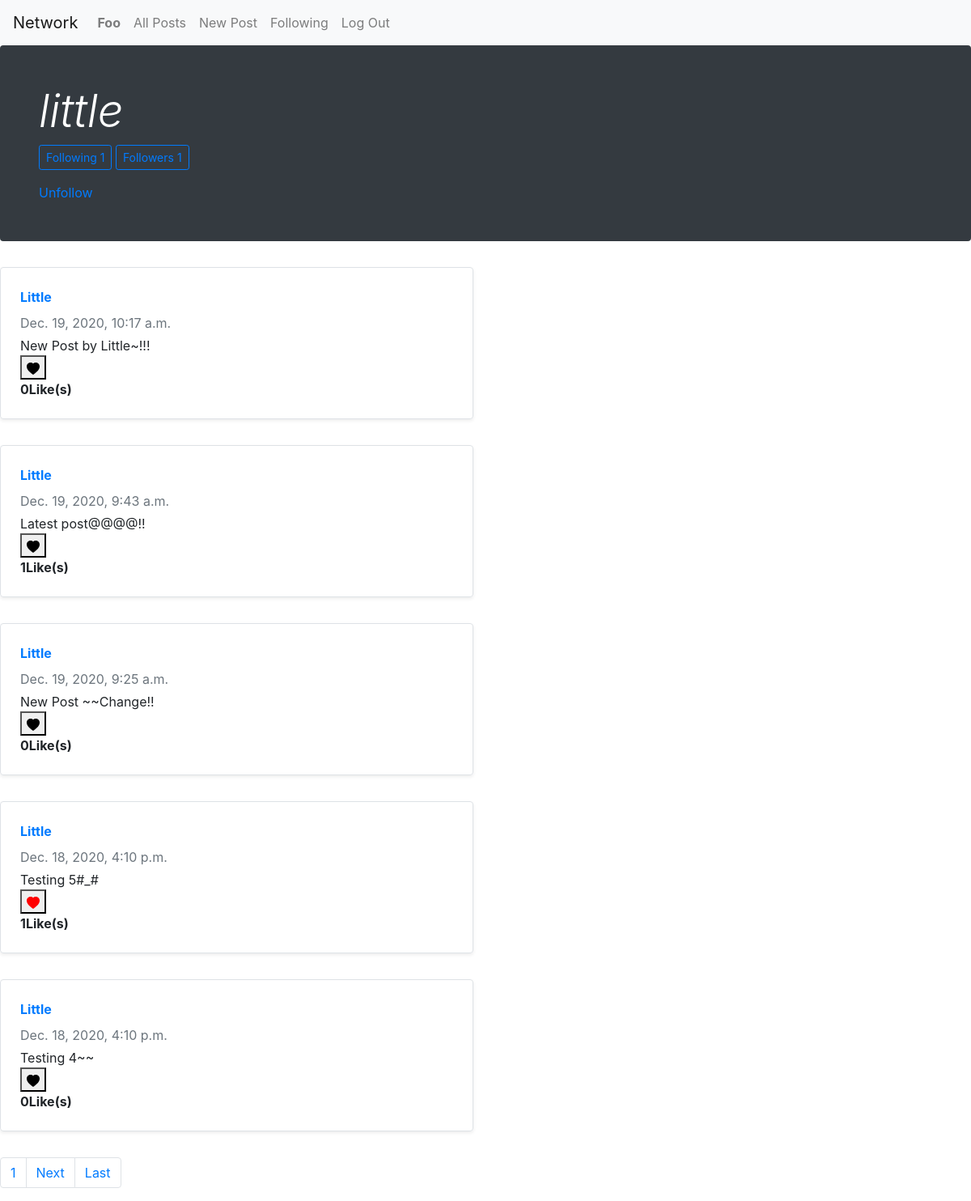
Screenshot of /profile/little (signed in) with the database file from the repository.
### network/models.py (models this page shows, shortened)
class User(AbstractUser):
    pass

class Post(models.Model):
    post_text = models.CharField(max_length=300, blank=True, null=True)
    pub_date = models.DateTimeField("date posted", auto_now_add=True)
    author = models.ForeignKey(User, on_delete=models.CASCADE, related_name="tweeter")
    likes = models.ManyToManyField(User, related_name="post_like")
    class Meta:
        ordering = ['-pub_date']

### network/views.py (the view)
# urls.py: path("profile/<str:name>", views.profile, name="profile"),
@login_required(login_url = '/login')
def profile(request, name):
    profile_user = User.objects.get(username = name)
    profile_user_id = profile_user.id
    profile_user_posts = Post.objects.filter(author = profile_user_id)
    paginator = Paginator(profile_user_posts, 5)
    page_number = request.GET.get('page')
    page_obj = paginator.get_page(page_number)
    profile_following = Follow.objects.get(user = profile_user_id).follow_person.all()
    profile_followers = Follow.objects.get(user = profile_user_id).followed.all()
    follow_check = request.user in profile_followers
    liked = Post.objects.filter(likes = request.user)
    return render(request, "network/profile.html", {"page_obj": page_obj, "following":profile_following, "followers": profile_followers, "liked": liked, "profile_user": profile_user, "logged_in_user": request.user, "follow_check": follow_check})

### network/templates/network/profile.html (shortened to what this page needs)
{% extends "network/layout.html" %}
{% load static %}
{% block body %}
    {% if logged_in_user == profile_user %}
    <div class="jumbotron p-4 p-md-5 text-white rounded bg-dark">
        <div class="col-md-6 px-0">
        <h1 class="display-4 font-italic">{{user.username}}</h1>
        <p class="btn btn-sm btn-outline-primary">Following {{following.count}} </p>
        <p class="btn btn-sm btn-outline-primary">Followers {{followers.count}} </p>
        </div>
    </div>
    {% else %}
    <div class="jumbotron p-4 p-md-5 text-white rounded bg-dark">
        <div class="col-md-6 px-0">
            <h1 class="display-4 font-italic">{{ profile_user }}</h1>
            <p class="btn btn-sm btn-outline-primary">Following {{following.count}} </p>
            <p class="btn btn-sm btn-outline-primary">Followers {{followers.count}} </p>
        </div>
        <div class="col-md-6 px-0">
            {% if follow_check %}
                <a href="{% url 'follow_action' profile_user %}"> Unfollow </a>
            {% else %}
                <a href="{% url 'follow_action' profile_user %}"> Follow </a>
            {% endif %}
        </div>
    </div>
    {% endif %}
<div id="detail-view">
{% for post in page_obj %}
    <div class="row mb-2">
        <div class="col-md-6">
        <div class="row no-gutters border rounded overflow-hidden flex-md-row mb-4 shadow-sm h-md-250 position-relative">
            <div class="col p-4 d-flex flex-column position-static">
                <a href="{% url 'profile' post.author %}"><strong class="d-inline-block mb-2 text-primary">{{ post.author|capfirst }}</strong></a>
                <div class="mb-1 text-muted">{{ post.pub_date }}</div>
                <p class="card-text mb-auto" id="post-text-{{ post.id }}">{{ post.post_text }}</p>
                <button type="submit" value="{{ logged_in_user }}" name="post_id" id="like-button-{{ post.id }}" onclick="like('{{post.id}}')" style=width:2em>
                    {% if post in liked %}
                    <svg width="1em" height="1em" viewBox="0 0 16 16" class="bi bi-heart-fill" style=fill:red;  id="like-svg-{{ post.id }}" xmlns="http://www.w3.org/2000/svg" >
                        <path fill-rule="evenodd" d="M8 1.314C12.438-3.248 23.534 4.735 8 15-7.534 4.736 3.562-3.248 8 1.314z"/>
                    </svg>
                    {% else %}
                    <svg width="1em" height="1em" viewBox="0 0 16 16" class="bi bi-heart-fill" style=fill:black;  id="like-svg-{{ post.id }}" xmlns="http://www.w3.org/2000/svg" >
                        <path fill-rule="evenodd" d="M8 1.314C12.438-3.248 23.534 4.735 8 15-7.534 4.736 3.562-3.248 8 1.314z"/>
                    </svg>
                    {% endif %}
                </button>
                <strong id="like-count-{{ post.id }}">{{ post.likes.count }}Like(s)</strong>
            </div>
        </div>
        </div>
    </div>
   {% endfor %}
    <div class="pagination">
        <nav aria-label="Page navigation example">
            <ul class="pagination justify-content-center">
                <li class="page-item"><a class="page-link" href="?page={{ page_obj.number }}">{{ page_obj.number }}</a></li>
                {% if page_obj.has_next %}
                <li class="page-item">
                <a class="page-link" href="?page={{ page_obj.next_page_number }}">Next</a>
                </li>
                <li class="page-item">
                <a class="page-link" href="?page={{ page_obj.paginator.num_pages }}">Last</a>
                </li>
                {% endif %}
            </ul>
        </nav>
    </div>
</div>
{% endblock %}

### network/templates/network/layout.html (shortened to what this page needs)
{% load static %}
<!DOCTYPE html>
<html lang="en">
    <head>
        <link rel="stylesheet" href="https://stackpath.bootstrapcdn.com/bootstrap/4.4.1/css/bootstrap.min.css">
        <link href="{% static 'network/styles.css' %}" rel="stylesheet">
    </head>
    <body>
        <nav class="navbar navbar-expand-lg navbar-light bg-light">
            {% if user.is_authenticated %}
            <a class="navbar-brand" href="{% url 'home' %}">Network</a>
            {% else %}
            <a class="navbar-brand" href="{% url 'login' %}">Network</a>
            {% endif %}
            <div>
              <ul class="navbar-nav mr-auto">
                {% if user.is_authenticated %}
                    <li class="nav-item">
                        <a class="nav-link" href="{% url 'profile' user.username %}"><strong>{{ user.username|capfirst }}</strong></a>
                    </li>
                    <li class="nav-item">
                        <a class="nav-link" href="{% url 'home' %}">All Posts</a>
                    </li>
                    <li class="nav-item">
                        <a class="nav-link" href="{% url 'newpost' %}">New Post</a>
                    </li>
                    <li class="nav-item">
                        <a class="nav-link" href="{% url 'following' %}">Following</a>
                    </li>
                    <li class="nav-item">
                        <a class="nav-link" href="{% url 'logout' %}">Log Out</a>
                    </li>
                {% endif %}
              </ul>
            </div>
          </nav>
        <div class="body">
            {% block body %}
            {% endblock %}
        </div>
    </body>
</html>

### rows the page displays
User: username "Foo"
User: username "little"
Post: author "Little", pub_date "Dec. 19, 2020, 10:17 a.m.", post_text "New Post by Little~!!!", likes.count "0"
Post: author "Little", pub_date "Dec. 19, 2020, 9:43 a.m.", post_text "Latest post@@@@!!", likes.count "1"
Post: author "Little", pub_date "Dec. 19, 2020, 9:25 a.m.", post_text "New Post ~~Change!!", likes.count "0"
Post: author "Little", pub_date "Dec. 18, 2020, 4:10 p.m.", post_text "Testing 5#_#", likes.count "1"
Post: author "Little", pub_date "Dec. 18, 2020, 4:10 p.m.", post_text "Testing 4~~", likes.count "0"

### other values shown
{{ following.count }} "1"
{{ followers.count }} "1"
{{ page_obj.number }} "1"
